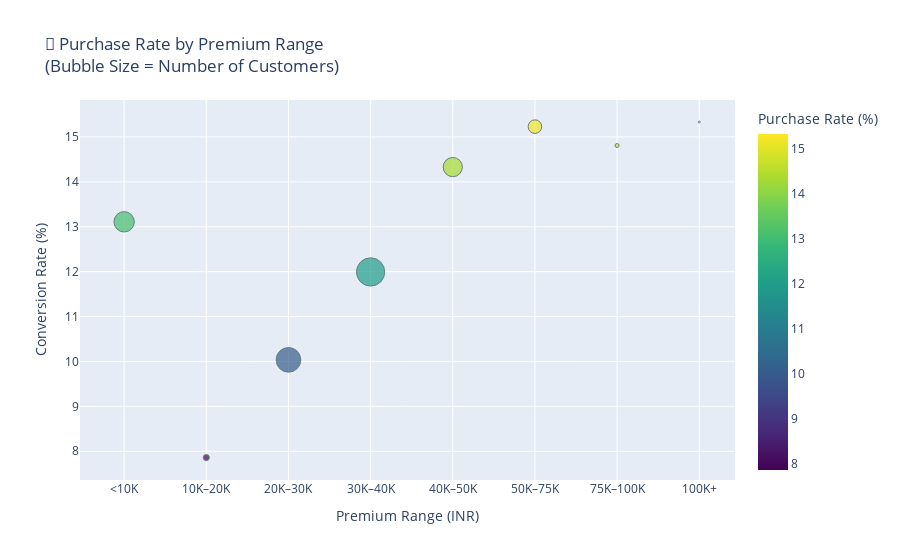

The notebook cell saved with this chart:
### Markdown cell above
Q7: Are insurance buyers paying higher premiums?

### Code cell
# Create premium buckets
bins = [0, 10000, 20000, 30000, 40000, 50000, 75000, 100000, 150000]
labels = ['<10K', '10K–20K', '20K–30K', '30K–40K', '40K–50K', '50K–75K', '75K–100K', '100K+']
df['Premium_Band'] = pd.cut(df['Annual_Premium'], bins=bins, labels=labels, right=False)

# Group data: total customers and buyers per premium range
group = df.groupby('Premium_Band').agg(
    total_customers=('Response', 'count'),
    buyers=('Response', 'sum')
).reset_index()

# Calculate purchase rate
group['Purchase_Rate'] = (group['buyers'] / group['total_customers']) * 100

# Label explanation column for hover
group['Label'] = (
    'Premium Range: ' + group['Premium_Band'].astype(str) +
    '<br>Total Customers: ' + group['total_customers'].astype(str) +
    '<br>Buyers: ' + group['buyers'].astype(str) +
    '<br>Purchase Rate: ' + group['Purchase_Rate'].round(1).astype(str) + '%'
)

# Bubble chart
import plotly.express as px
fig = px.scatter(group, x='Premium_Band', y='Purchase_Rate', size='total_customers',
                 hover_name='Label',
                 color='Purchase_Rate', color_continuous_scale='Viridis',
                 title='📍 Purchase Rate by Premium Range<br>(Bubble Size = Number of Customers)',
                 labels={
                     'Premium_Band': 'Premium Range',
                     'Purchase_Rate': 'Purchase Rate (%)',
                     'total_customers': '# of Customers'
                 })

fig.update_traces(marker=dict(line=dict(width=1, color='DarkSlateGrey')))
fig.update_layout(
    yaxis_title='Conversion Rate (%)',
    xaxis_title='Premium Range (INR)',
    showlegend=False
)
fig.show()

### Figure 1 — Plotly figure (JSON) as saved in the notebook; plotly's stock layout.template omitted (floating-point values rounded to 4 significant figures)
{"data": [{"hovertemplate": "<b>%{hovertext}</b><br><br>Premium Range=%{x}<br>Purchase Rate (%)=%{marker.color}<br># of Customers=%{marker.size}<extra></extra>", "hovertext": ["Premium Range: <10K<br>Total Customers: 64882<br>Buyers: 8506<br>Purchase Rate: 13.1%", "Premium Range: 10K–20K<br>Total Customers: 5802<br>Buyers: 456<br>Purchase Rate: 7.9%", "Premium Range: 20K–30K<br>Total Customers: 95381<br>Buyers: 9572<br>Purchase Rate: 10.0%", "Premium Range: 30K–40K<br>Total Customers: 125047<br>Buyers: 14997<br>Purchase Rate: 12.0%", "Premium Range: 40K–50K<br>Total Customers: 57788<br>Buyers: 8280<br>Purchase Rate: 14.3%", "Premium Range: 50K–75K<br>Total Customers: 28919<br>Buyers: 4404<br>Purchase Rate: 15.2%", "Premium Range: 75K–100K<br>Total Customers: 2512<br>Buyers: 372<br>Purchase Rate: 14.8%", "Premium Range: 100K+<br>Total Customers: 587<br>Buyers: 90<br>Purchase Rate: 15.3%"], "legendgroup": "", "marker": {"color": [13.11, 7.859, 10.04, 11.99, 14.33, 15.23, 14.81, 15.33], "coloraxis": "coloraxis", "line": {"color": "DarkSlateGrey", "width": 1}, "size": [64882, 5802, 95381, 125047, 57788, 28919, 2512, 587], "sizemode": "area", "sizeref": 312.6, "symbol": "circle"}, "mode": "markers", "name": "", "orientation": "v", "showlegend": false, "type": "scatter", "x": ["<10K", "10K–20K", "20K–30K", "30K–40K", "40K–50K", "50K–75K", "75K–100K", "100K+"], "xaxis": "x", "y": [13.11, 7.859, 10.04, 11.99, 14.33, 15.23, 14.81, 15.33], "yaxis": "y"}], "layout": {"coloraxis": {"colorbar": {"title": {"text": "Purchase Rate (%)"}}, "colorscale": [[0, "#440154"], [0.1111, "#482878"], [0.2222, "#3e4989"], [0.3333, "#31688e"], [0.4444, "#26828e"], [0.5556, "#1f9e89"], [0.6667, "#35b779"], [0.7778, "#6ece58"], [0.8889, "#b5de2b"], [1, "#fde725"]]}, "legend": {"itemsizing": "constant", "tracegroupgap": 0}, "showlegend": false, "title": {"text": "📍 Purchase Rate by Premium Range<br>(Bubble Size = Number of Customers)"}, "xaxis": {"anchor": "y", "domain": [0, 1], "title": {"text": "Premium Range (INR)"}}, "yaxis": {"anchor": "x", "domain": [0, 1], "title": {"text": "Conversion Rate (%)"}}}}
